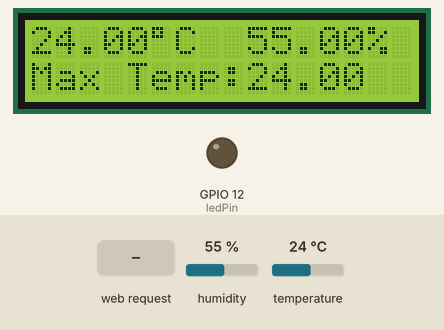
Recording of a sketch running on a simulated ESP8266 (NodeMCU). Shown: 16×2 character LCD, output pins drawn as LEDs (lit = HIGH). The inputs (shaded band) are chosen by the test bench; at power-on: temperature 24 °C, humidity 55 %. WiFi joins after 1.5 s; servers stay silent unless stated; what the sketch prints to the serial monitor is not drawn.

Above: at 4.2 s.
4.3 s: temperature set to 11 °C
At 6.8 s:
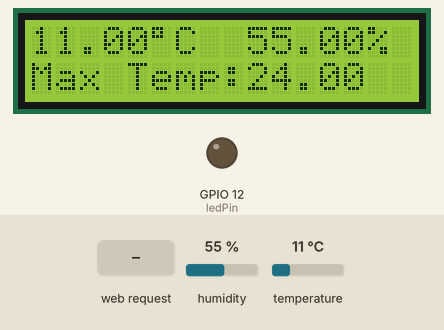
7.3 s: temperature set to 8 °C
At 8.5 s:
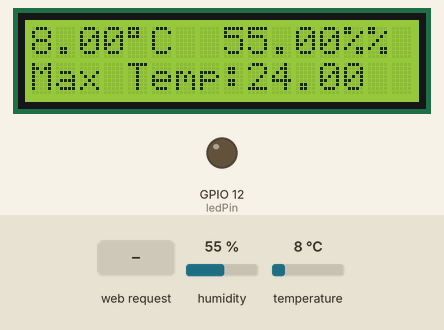
10.3 s: HTTP request GET /LED=ON received
At 12.9 s:
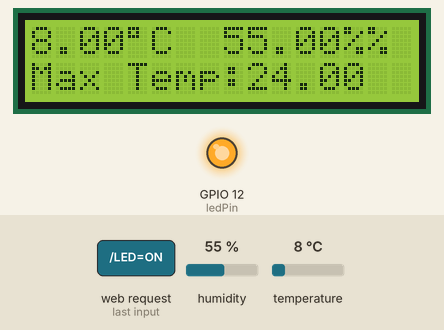
13.3 s: temperature set to 12 °C
At 14.3 s:
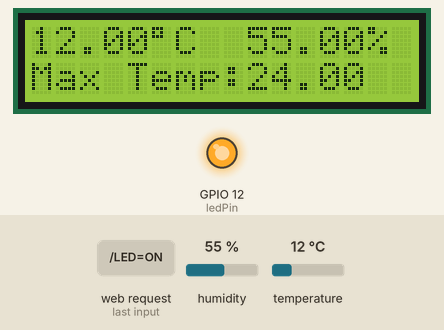
16.3 s: humidity set to 22 %
At 18.9 s:
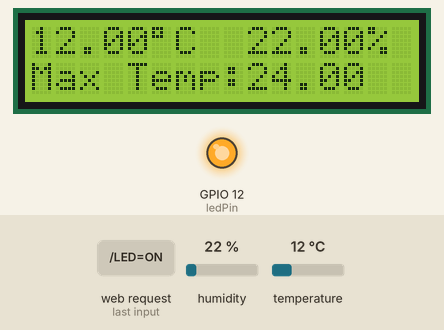
19.4 s: temperature set to 0 °C
At 25.2 s:
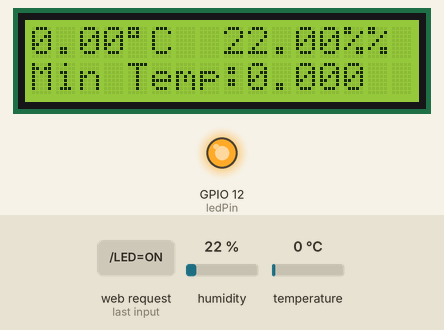
Timing chart, 0 to 26.7 s (numbered marks = the images above; inputs shaded):
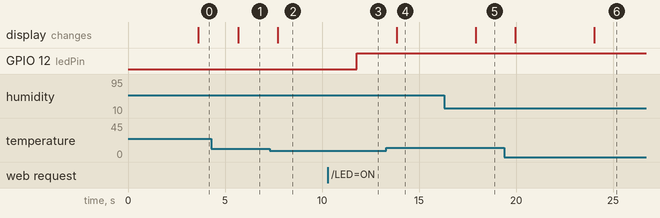

The sketch:

ESP-DHT-Wifi.ino
```cpp
#include <DHTesp.h>
#include <ESP8266WiFi.h>
//#include <dht.h>
#include <Wire.h>
#include <LiquidCrystal_I2C.h>

LiquidCrystal_I2C lcd(0x3F,16,2);


//const char* ssid = "Vandod";
//const char* password = "KhaneyeM@38";

const char* ssid = "wilspot";
const char* password = "ABCabc123";

DHTesp DHT;

#define DHT11_PIN 2
float maxT, minT, maxH, minH;
float temp;
float hum;
int d = 0;

int ledPin = 12; // GPIO13
WiFiServer server(80);

void setup() {
  lcd.init();
  lcd.backlight();

  maxT = -99999;
  minT = 99999;
  minH = 100;
  maxH = 0;

  Serial.begin(9600);
  delay(10);

  pinMode(ledPin, OUTPUT);
  digitalWrite(ledPin, LOW);

  // Connect to WiFi network
  Serial.println();
  Serial.println();
  Serial.print("Connecting to ");
  Serial.println(ssid);

  WiFi.begin(ssid, password);

  while (WiFi.status() != WL_CONNECTED) {
    delay(500);
    Serial.print(".");
  }
  Serial.println("");
  Serial.println("WiFi connected");

  // Start the server
  server.begin();
  Serial.println("Server started");

  // Print the IP address
  Serial.print("Use this URL to connect: ");
  Serial.print("http://");
  Serial.print(WiFi.localIP());
  Serial.println("/");
  DHT.setup(DHT11_PIN);
}

void loop() {
  //int chk = DHT.read11(DHT11_PIN);
  int L = 0;
  float  rTemp;
  float  rHum;
  String s = String(64);
  delay(DHT.getMinimumSamplingPeriod());
    rTemp = DHT.getTemperature();
    rHum = DHT.getHumidity();
    if(!isnan(rTemp))
      temp = rTemp;
    if(!isnan(rHum))
      hum = rHum;

    if (temp > maxT)
      maxT = temp;
    if (temp < minT)
      minT = temp;

    if (hum > maxH)
      maxH = hum;
    if (hum < minH)
      minH = hum;

    s = (String)temp /* + (char)223 */ + "C  " + (String)hum + "%";
    lcd.setCursor(0,0); //col, row  zero based
    lcd.print((String)temp  + (char)223  + "C  " + (String)hum + "%");

    lcd.setCursor(0,1);
    if (d<10)
      {lcd.print("Max Temp:"+(String)maxT);}
    else if (d<20)
      {lcd.print("Min Temp:"+(String)minT);}
    else if (d<30)
      {lcd.print("Max Hum: "+(String)maxH);}
    else if (d<40)
      {lcd.print("Min Hum: "+(String)minH);}
    else if (d>40)
      {d=0;}

    d = d+1;
    Serial.println("temp data:"+s);

  // Check if a client has connected
  WiFiClient client = server.available();
  if (!client) {
    return;
  }

  // Wait until the client sends some data
  Serial.println("new client");
  while (!client.available()) {
    delay(1);
  }

  // Read the first line of the request
  String request = client.readStringUntil('\r');
  Serial.println(request);
  client.flush();

  // Match the request

  int value = LOW;
  if (request.indexOf("/LED=ON") != -1)  {
    digitalWrite(ledPin, HIGH);
    value = HIGH;
  }
  if (request.indexOf("/LED=OFF") != -1)  {
    digitalWrite(ledPin, LOW);
    value = LOW;
  }

  // Set ledPin according to the request
  //digitalWrite(ledPin, value);

  // Return the response
  client.println("HTTP/1.1 200 OK");
  client.println("Content-Type: text/html");
  client.println(""); //  do not forget this one
  client.println("<!DOCTYPE HTML>");
  client.println("<html>");

  client.println("<h1> Here is the ....(location) </h1>");
 client.println("<br><br>");
   client.print("<h2>Led pin is now: ");

  if (value != HIGH) {
    client.print("Off </h2>");
  } else {
    client.print("ON </h2>");
  }
  client.println("<br><br>");
  client.println("<h2> Ambient temprature and humidirty: " + s + " </h2>");
  client.println("<a href=\"/LED=ON\"\"><button>Turn On </button></a>");
  client.println("<a href=\"/LED=OFF\"\"><button>Turn Off </button></a><br />");
  client.println("</html>");

  delay(1);
  Serial.println("Client disonnected");
  Serial.println("");

}
```

Measured:
- the behaviour switches between 10 and 9 °C on temperature (found by bisection; images 1 and 2)
- after the input at 4.3 s, the display: changes after 1.4 s (image 1)
- after the input at 7.3 s, the display: changes after 0.41 s (image 2)
- after the input at 10.3 s, GPIO 12 (ledPin): LOW → HIGH after 1.5 s
- after the input at 13.3 s, the display: changes after 0.54 s (image 4)
- after the input at 16.3 s, the display: changes after 1.6 s (image 5)
- after the input at 19.4 s, the display: first changes after 0.55 s (image 6 shows a later state)
